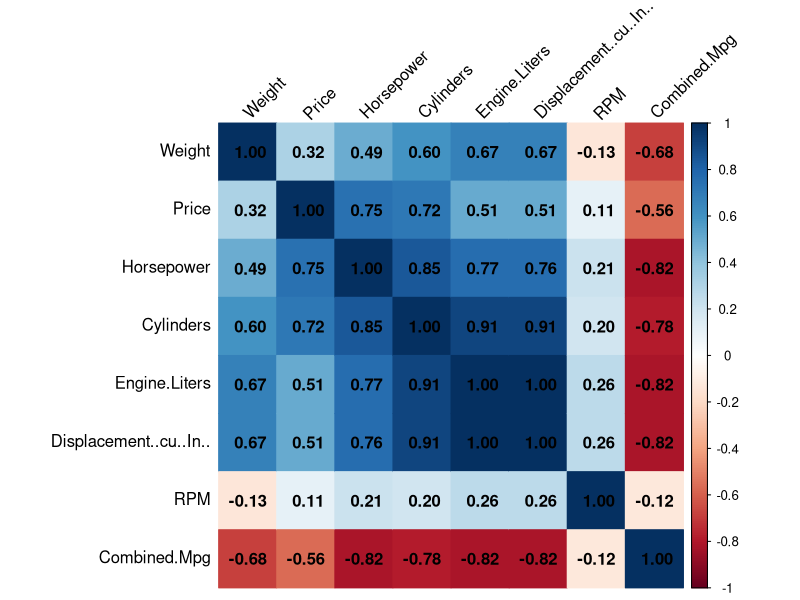

R code for this plot:
# import libraries
library(caTools)

Auto = read.csv("Final Cars Data.csv", stringsAsFactors = T)


df <- Auto[ -c(1:3, 5:6, 10) ]
Cor.Auto <- cor(df, use="complete.obs")

# Plot Correlation Matrix
library('corrplot')
corrplot(Cor.Auto, method="color", order="hclust", addCoef.col = "black", tl.col="black", tl.srt=45)

# Linear regression model
model1 = lm(Combined.Mpg ~ Displacement..cu..In.. + Horsepower, data=Auto)
summary(model1)

# split the data into train and test
library(caTools)
set.seed(123)
spl = sample.split(Auto$Combined.Mpg, SplitRatio = 0.7)
Train = subset(Auto, spl == T)
Test = subset(Auto, spl ==F)

# Linear regression model
RegModel = lm(Combined.Mpg ~ Displacement..cu..In.. + Horsepower,
              data = Train)
summary(RegModel)
RegModel.Pred = predict(RegModel, newdata = Test)
RegModel.SSE = sum((RegModel.Pred - Test$Combined.Mpg)^2)
RegModel.SSE
